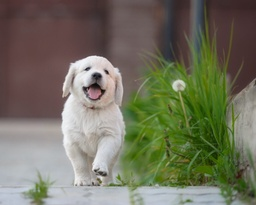
#> input picture R-CNN/pet.jpg, 256 x 205 px, shrunk from 1024 x 819 before the run, found by its file name
$ python SelectiveSearch.py
#> lines starting #> are read from the running program, lines starting #| are printed output that depends on the picture
import sys
import cv2
import matplotlib.pyplot as plt

def get_selective_search():
    gs = cv2.ximgproc.segmentation.createSelectiveSearchSegmentation()
    return gs

def config(gs, img, strategy='q'):
    gs.setBaseImage(img)

    if strategy == 's':
        gs.switchToSingleStrategy()
    elif strategy == 'f':
        gs.switchToSelectiveSearchFast()    # R-CNN에서 사용하는 Select Search mode
    elif strategy == 'q':
        gs.switchToSelectiveSearchQuality()
    else:
        print(__doc__)
        sys.exit(1)

def get_rects(gs, max_rects=2000):
    rects = gs.process()
    rects[:, 2] += rects[:, 0]
    rects[:, 3] += rects[:, 1]
    return rects[:max_rects]  # 상위 max_rects 개수만 반환

def plot_image_with_boxes(img, rects):
    plt.figure(figsize=(10, 10))
    plt.imshow(cv2.cvtColor(img, cv2.COLOR_BGR2RGB))  # Convert BGR to RGB for Matplotlib
    ax = plt.gca()

    for (x1, y1, x2, y2) in rects:
        rect = plt.Rectangle((x1, y1), x2 - x1, y2 - y1, fill=False, edgecolor='red', linewidth=2)
        ax.add_patch(rect)

    plt.axis('off')
    plt.show()

if __name__ == '__main__':
    """
    Selective search 알고리즘 동작
    """
    gs = get_selective_search()

    img = cv2.imread('/home/ivpl-d29/myProject/Study_Model/R-CNN/pet.jpg', cv2.IMREAD_COLOR)
#> img is the input picture: shape (205, 256, 3); mean B, G, R 94.9, 113.8, 114.2
    config(gs, img, strategy='f')

    rects = get_rects(gs, max_rects=2000)  # 2000개의 사각형만 가져오기
    print(rects)

    # Plotting the image with bounding boxes
    plot_image_with_boxes(img, rects)
#> in plot_image_with_boxes, `plt.show()`:
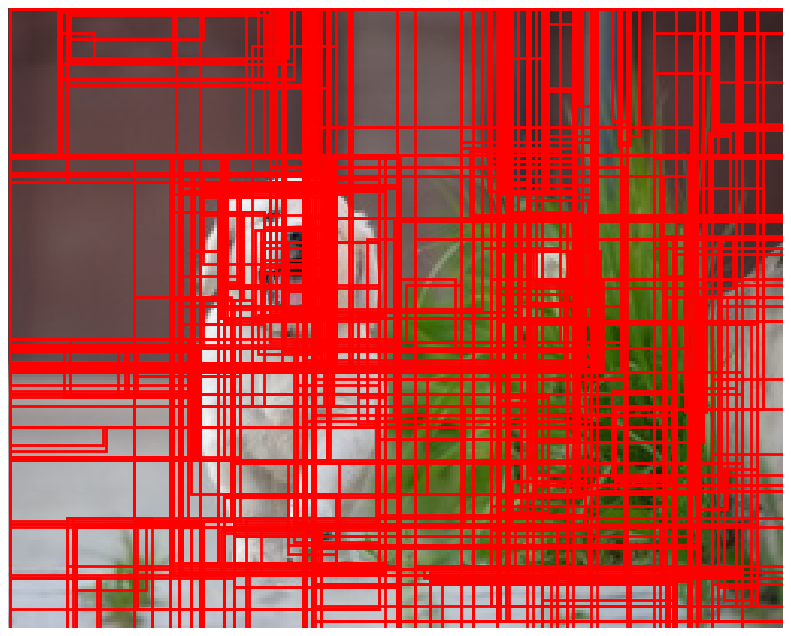
#> figure drawn by matplotlib, 1 panel
